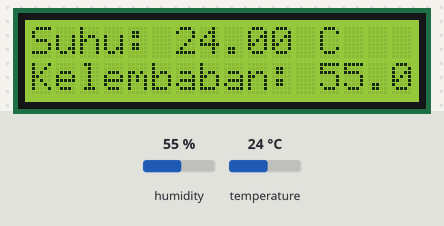
This sketch was run on a simulated Arduino Uno, built with avr-gcc and run on an emulated ATmega328P. On the bench: 16×2 character LCD. Inputs (shaded band) come from the test bench; at power-on: humidity 55 %, temperature 24 °C.

Above: at 1.2 s.
1.3 s: humidity set to 22 %
At 3.4 s:
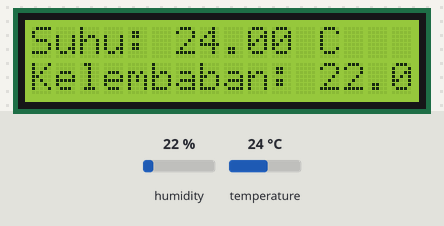
4.0 s: temperature set to 12 °C
At 4.9 s:
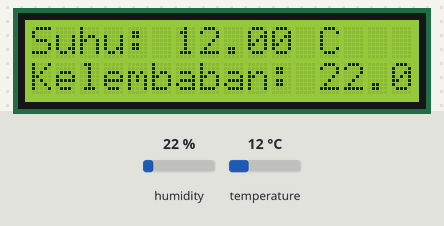
6.7 s: humidity set to 40 %
At 9.0 s:
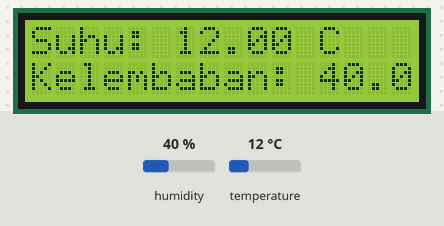
9.7 s: temperature set to 19 °C
At 11.6 s:
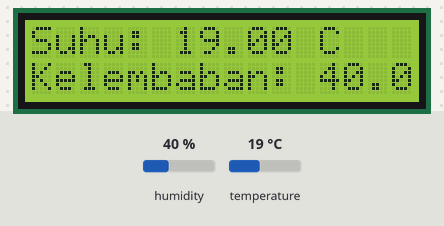
Timing chart, 0 to 13.1 s (numbered marks = the images above; inputs shaded):
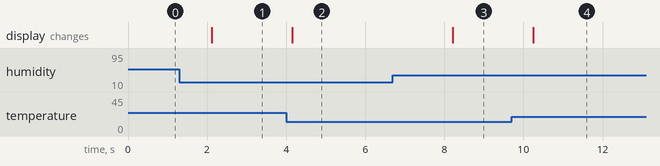

Measured:
- after the input at 1.3 s, the display: changes after 0.82 s (image 1)
- after the input at 4.0 s, the display: changes after 0.15 s (image 2)
- after the input at 6.7 s, the display: changes after 1.5 s (image 3)
- after the input at 9.7 s, the display: changes after 0.55 s (image 4)

The sketch:

arduino_DHT11.ino
```cpp
#include <LiquidCrystal.h>
#include <DHT.h>

// Definisi pin LCD (sesuai koneksi)
LiquidCrystal lcd(7, 8, 9, 10, 11, 12);

// Definisi pin DHT11
#define DHTPIN 2
#define DHTTYPE DHT11
DHT dht(DHTPIN, DHTTYPE);

void setup() {
  lcd.begin(16, 2); // Inisialisasi LCD 16x2
  dht.begin(); // Inisialisasi DHT11
}

void loop() {
  float suhu = dht.readTemperature(); // Membaca suhu dari DHT11
  float kelembaban = dht.readHumidity(); // Membaca kelembaban

  if (isnan(suhu) || isnan(kelembaban)) {
    lcd.setCursor(0, 0);
    lcd.print("Sensor Error!");
  } else {
    lcd.clear();
    lcd.setCursor(0, 0);
    lcd.print("Suhu: ");
    lcd.print(suhu);
    lcd.print(" C");

    lcd.setCursor(0, 1);
    lcd.print("Kelembaban: ");
    lcd.print(kelembaban);
    lcd.print(" %");
  }

  delay(2000); // Update setiap 2 detik
}
```
